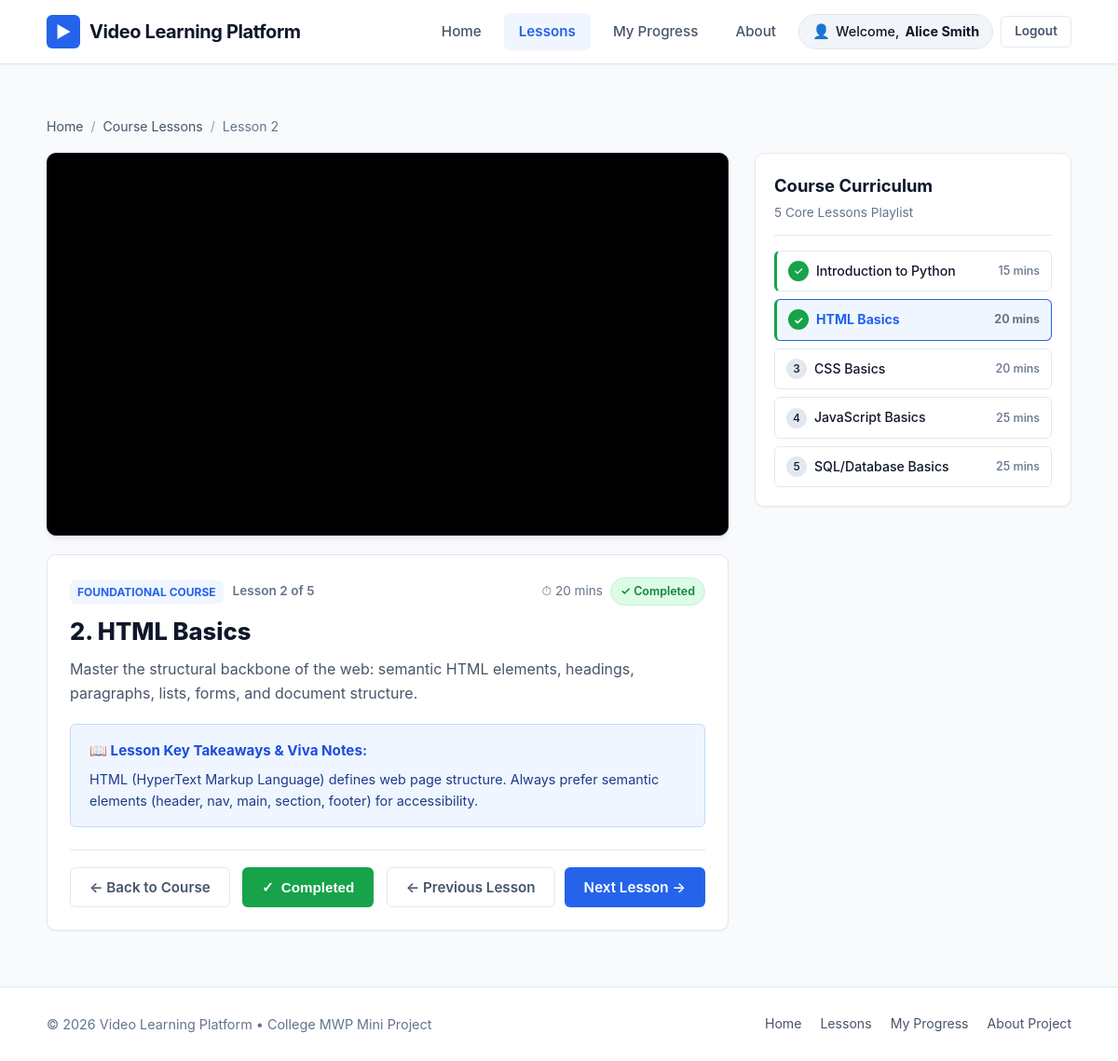
Page /lesson/2 (signed in) on the committed database.
### tables this page shows
CREATE TABLE lessons (
            id INTEGER PRIMARY KEY AUTOINCREMENT,
            lesson_number INTEGER UNIQUE NOT NULL,
            title TEXT NOT NULL,
            description TEXT NOT NULL,
            video_id TEXT NOT NULL,
            embed_url TEXT NOT NULL,
            duration TEXT NOT NULL,
            summary_notes TEXT
        );

CREATE TABLE progress (
            id INTEGER PRIMARY KEY AUTOINCREMENT,
            student_id INTEGER NOT NULL,
            lesson_id INTEGER NOT NULL,
            is_completed INTEGER DEFAULT 1,
            completed_at TIMESTAMP DEFAULT CURRENT_TIMESTAMP,
            UNIQUE(student_id, lesson_id),
            FOREIGN KEY (student_id) REFERENCES students (id) ON DELETE CASCADE,
            FOREIGN KEY (lesson_id) REFERENCES lessons (id) ON DELETE CASCADE
        );

### app.py (the view)
@app.route("/lesson/<int:lesson_number>")
@login_required
def lesson_view(lesson_number):
    student_id = session["student_id"]
    lesson = database.get_lesson_by_number(lesson_number, student_id=student_id)
    if not lesson:
        return render_template(
            "404.html",
            error_title="Lesson Not Found",
            error_message=f"Lesson #{lesson_number} does not exist. The platform contains exactly 5 lessons (Lessons 1 to 5)."
        ), 404
    all_lessons = database.get_all_lessons(student_id=student_id)
    return render_template(
        "lesson.html",
        lesson=lesson,
        all_lessons=all_lessons
    )

### app.py (called while the page is built)
def login_required(f):
    @wraps(f)
    def decorated_function(*args, **kwargs):
        if "student_id" not in session:
            flash("Please log in to access this page.", "warning")
            return redirect(url_for("login", next=request.path))
        return f(*args, **kwargs)
    return decorated_function

@app.context_processor
def inject_user():
    return {
        "is_logged_in": "student_id" in session,
        "student_id": session.get("student_id"),
        "student_name": session.get("student_name"),
        "student_email": session.get("student_email")
    }

### database.py (called while the page is built, shortened)
def get_db_connection() -> sqlite3.Connection:
    conn = sqlite3.connect(DB_FILE)
    conn.row_factory = sqlite3.Row
    conn.execute("PRAGMA foreign_keys = ON")
    return conn

def get_all_lessons(student_id: Optional[int] = None) -> List[Dict[str, Any]]:
    conn = get_db_connection()
    cursor = conn.cursor()
    if student_id:
        query = """
            SELECT
                l.id,
                l.lesson_number,
                l.title,
                l.description,
                l.video_id,
                l.embed_url,
                l.duration,
                l.summary_notes,
                COALESCE(p.is_completed, 0) AS is_completed,
                p.completed_at
            FROM lessons l
            LEFT JOIN progress p ON l.id = p.lesson_id AND p.student_id = ?
            ORDER BY l.lesson_number ASC
        """
        rows = cursor.execute(query, (student_id,)).fetchall()
    conn.close()
    return [dict(row) for row in rows]

### templates/lesson.html (shortened to what this page needs)
{% extends "base.html" %}
{% block content %}
<div class="container">
  <nav class="breadcrumb" aria-label="Breadcrumb">
    <a href="{{ url_for('index') }}">Home</a>
    <span class="breadcrumb-separator">/</span>
    <a href="{{ url_for('lessons') }}">Course Lessons</a>
    <span class="breadcrumb-separator">/</span>
    <span>Lesson {{ lesson.lesson_number }}</span>
  </nav>
  <div class="lesson-page-grid">
    <div class="video-section">
      <div class="video-player-container">
        <iframe
          id="mainLessonIframe"
          src="{{ lesson.embed_url }}"
          title="{{ lesson.title }}"
          allow="accelerometer; autoplay; clipboard-write; encrypted-media; gyroscope; picture-in-picture; web-share"
          allowfullscreen>
        </iframe>
      </div>
      <div class="video-meta-card">
        <div class="lesson-top-bar">
          <div style="display: flex; align-items: center; gap: 10px;">
            <span class="course-category-tag" style="margin: 0;">Foundational Course</span>
            <span style="font-size: 0.85rem; color: var(--text-muted); font-weight: 600;">
              Lesson {{ lesson.lesson_number }} of {{ all_lessons|length }}
            </span>
          </div>
          <div style="display: flex; align-items: center; gap: 8px;">
            <span style="font-size: 0.85rem; color: var(--text-muted);">⏱ {{ lesson.duration }}</span>
            <span
              id="lessonStatusBadge"
              class="status-badge {% if lesson.is_completed %}completed{% else %}incomplete{% endif %}">
              {% if lesson.is_completed %}✓ Completed{% else %}Not Completed{% endif %}
            </span>
          </div>
        </div>
        <h1 class="lesson-view-title">{{ lesson.lesson_number }}. {{ lesson.title }}</h1>
        <p class="lesson-view-desc">{{ lesson.description }}</p>
        {% if lesson.summary_notes %}
          <div class="lesson-notes-box">
            <h4>📖 Lesson Key Takeaways &amp; Viva Notes:</h4>
            <p>{{ lesson.summary_notes }}</p>
          </div>
        {% endif %}
        <div class="lesson-controls-bar">
          <a href="{{ url_for('lessons') }}" class="btn btn-secondary" id="btnBackToCourse">
            &larr; Back to Course
          </a>
          <div class="completion-controls">
            <button
              type="button"
              id="btnToggleComplete"
              data-lesson-number="{{ lesson.lesson_number }}"
              class="btn {% if lesson.is_completed %}btn-success{% else %}btn-outline-primary{% endif %}"
              title="{% if lesson.is_completed %}Click to mark as incomplete{% else %}Click to mark as completed{% endif %}">
              {% if lesson.is_completed %}
                <span class="icon">✓</span> Completed
              {% else %}
                Mark as Completed
              {% endif %}
            </button>
          </div>
          <div class="nav-buttons-group">
            {% if lesson.prev_lesson %}
              <a
                href="{{ url_for('lesson_view', lesson_number=lesson.prev_lesson.lesson_number) }}"
                class="btn btn-secondary"
                id="btnPrevLesson"
                title="Go to Lesson {{ lesson.prev_lesson.lesson_number }}: {{ lesson.prev_lesson.title }}">
                &larr; Previous Lesson
              </a>
            {% else %}
              <button class="btn btn-secondary" disabled id="btnPrevLesson" title="You are at the first lesson">
                &larr; Previous Lesson
              </button>
            {% endif %}
            {% if lesson.next_lesson %}
              <a
                href="{{ url_for('lesson_view', lesson_number=lesson.next_lesson.lesson_number) }}"
                class="btn btn-primary"
                id="btnNextLesson"
                title="Go to Lesson {{ lesson.next_lesson.lesson_number }}: {{ lesson.next_lesson.title }}">
                Next Lesson &rarr;
              </a>
            {% else %}
              <button class="btn btn-secondary" disabled id="btnNextLesson" title="You have reached the final lesson">
                Next Lesson &rarr;
              </button>
            {% endif %}
          </div>
        </div>
      </div>
    </div>
    <aside class="lesson-sidebar">
      <div class="lesson-sidebar-card">
        <h3 class="sidebar-title">Course Curriculum</h3>
        <p class="sidebar-subtitle">5 Core Lessons Playlist</p>
        <ul class="sidebar-playlist">
          {% for l in all_lessons %}
            <li
              class="playlist-item {% if l.lesson_number == lesson.lesson_number %}active{% endif %} {% if l.is_completed %}completed{% endif %}"
              data-lesson-number="{{ l.lesson_number }}">
              <a href="{{ url_for('lesson_view', lesson_number=l.lesson_number) }}">
                <div style="display: flex; align-items: center; overflow: hidden; text-overflow: ellipsis; white-space: nowrap;">
                  <span class="playlist-order">
                    {% if l.is_completed %}✓{% else %}{{ l.lesson_number }}{% endif %}
                  </span>
                  <span style="overflow: hidden; text-overflow: ellipsis; white-space: nowrap;">{{ l.title }}</span>
                </div>
                <span style="font-size: 0.78rem; color: var(--text-muted); margin-left: 8px;">{{ l.duration }}</span>
              </a>
            </li>
          {% endfor %}
        </ul>
      </div>
    </aside>
  </div>
</div>
{% endblock %}

### rows in the picture
lessons: lesson_number "2", duration "20 mins", title "HTML Basics", description "Master the structural backbone of the web: semantic HTML elements, headings, paragraphs, lists, forms, and document structure.", summary_notes "HTML (HyperText Markup Language) defines web page structure. Always prefer semantic elements (header, nav, main, section, footer) for accessibility."
progress: title "Introduction to Python", duration "15 mins"
progress: title "HTML Basics", duration "20 mins"
lessons: lesson_number "3", title "CSS Basics", duration "20 mins"
lessons: lesson_number "4", title "JavaScript Basics", duration "25 mins"
lessons: lesson_number "5", title "SQL/Database Basics", duration "25 mins"

### other values in the picture
{{ student_name }} "Alice Smith"
{{ all_lessons|length }} "5"
